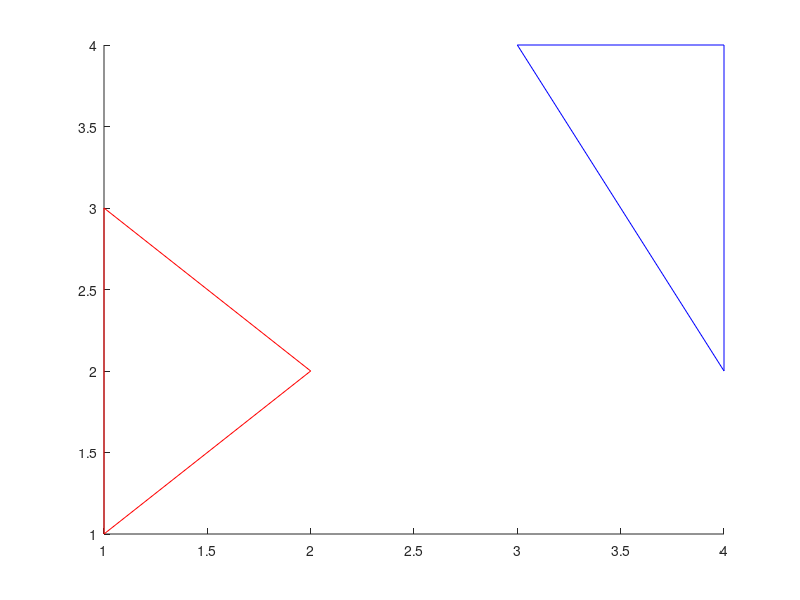

This figure's MATLAB source: (Note: this script raises an error after producing the figure.)
x = [1,2,1]; 
y = [1,2,3];
P1 = [x;y]';

x = [3,4,4];
y = [4,2,4];
P2 = [x;y]';

line([P1(:,1)' P1(1,1)],[P1(:,2)' P1(1,2)],'Color','r')
line([P2(:,1)' P2(1,1)],[P2(:,2)' P2(1,2)],'Color','b')

flag = triangle_intersection(P1,P2);
if flag == 1
    disp("Intersection")
else
    disp("No Intersection")
end